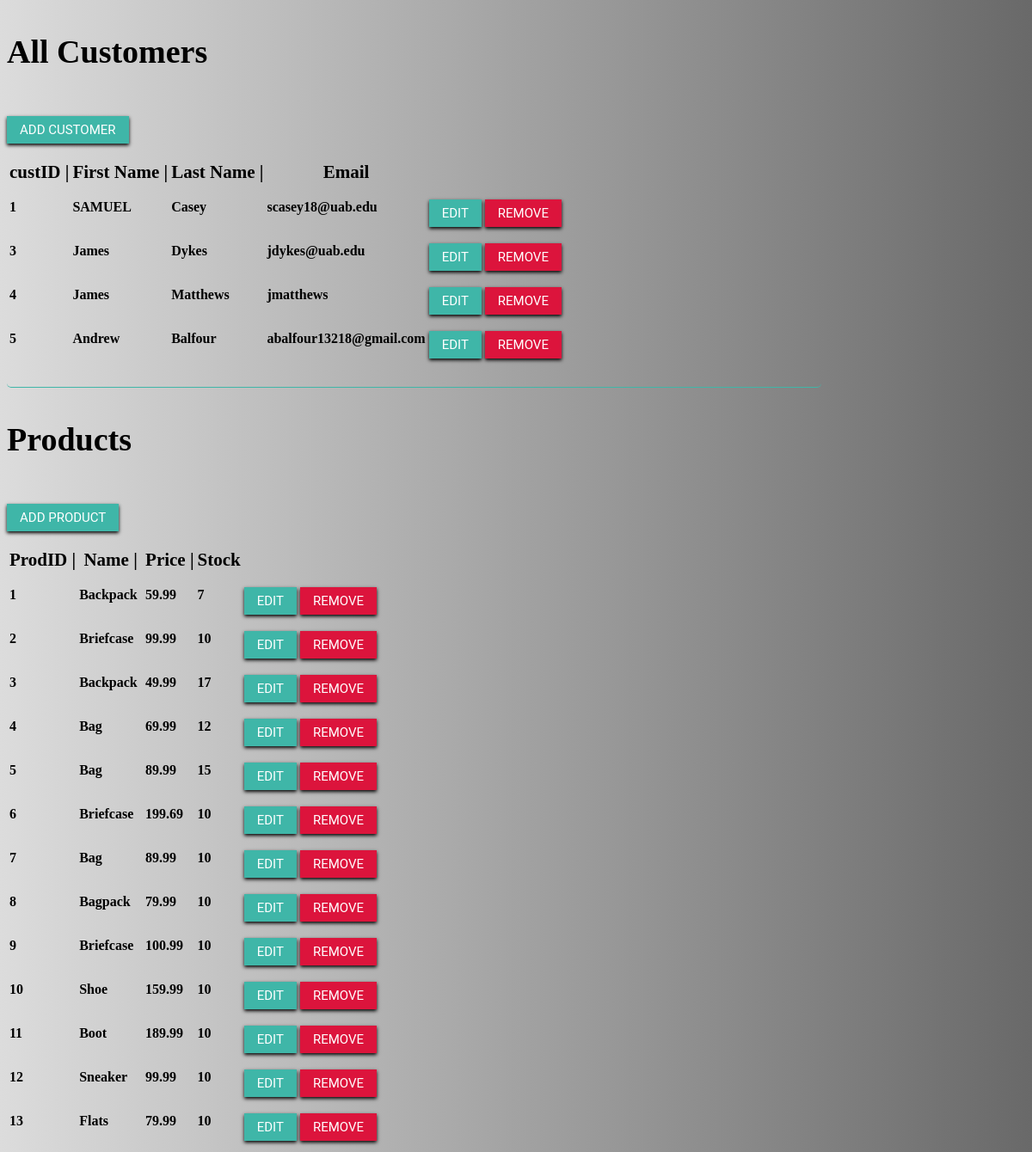
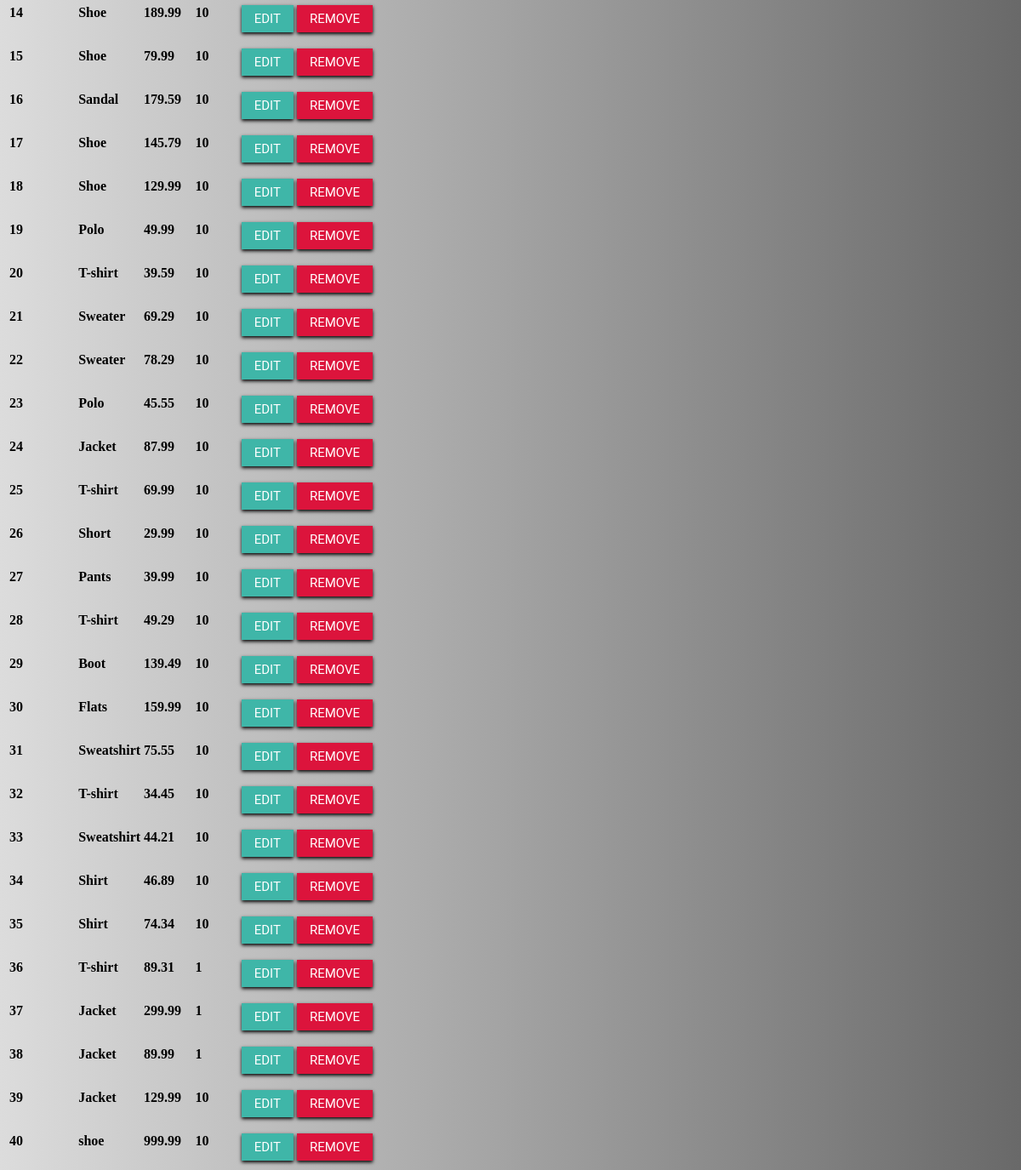
The page /admin (signed in) on the database its author committed (2 pictures, top to bottom).
### tables.py (models this page shows, shortened)
class User(UserMixin, db.Model):
    __tablename__ = 'Customers'
    custID = db.Column(db.Integer, primary_key=True)
    fName = db.Column(db.Text)
    lName = db.Column(db.Text)
    emailAdr = db.Column(db.Text, unique=True)
    password = db.Column(db.Text)
    defAdr = db.Column(db.Integer)
    admin = db.Column(db.Integer)

class Product(db.Model):
	prodID = db.Column(db.Integer, primary_key=True)
	name = db.Column(db.Text)
	price = db.Column(db.Numeric(scale=2))
	curinv = db.Column(db.Integer)
	rating = db.Column(db.Float)
	desc = db.Column(db.Text)

### server.py (the view, shortened to what this page needs)
@app.route('/admin', methods=['GET', 'POST'])
def admin():
	if current_user.is_authenticated:
		if current_user.admin == 1:
			return render_template("admin.html", customer=User.query.all(), products=Product.query.all())
		else:
			return "Account does not have access"
	return redirect(url_for('login'))

### server.py (called while the page is built)
@login.user_loader
def load_user(user_id):
	return User.query.get(user_id)

### templates/admin.html (shortened to what this page needs)
<!DOCTYPE html>
<html lang="en">
<head>
</head>
<body>
   <h3 class = "titlehead text-center">All Customers</h3>
   <b><div id="custForm">
      <button id="AddCustButton" class = "btn" onclick="showCustForm()">Add Customer</button>
     <br>
     <br>
   </div>
   <table>
      <thead>
         <tr class = "tablehead">
            <th>custID |</th>
            <th>First Name |</th>
			<th>Last Name |</th>
            <th>Email</th>
         </tr>
      </thead>
      <tbody>
         {% for cust in customer %}
         <tr>
		 <form action='{{ request.path }}' method='post'>
            <b><td id="id{{ cust.custID }}">{{ cust.custID }}</td>
            <td id="fName{{ cust.custID }}">{{ cust.fName }}</td>
			<td id="lName{{ cust.custID }}">{{ cust.lName }}</td>
            <td id="emailAdr{{ cust.custID }}">{{ cust.emailAdr }}</td>
			<td>
				<button class = "btn" id="eCust{{ cust.custID }}" type="button" onclick="editCust({{cust.custID}})">Edit</button>
			</td>
            <td>
				<input class = "btncan" id="rCust{{ cust.custID }}" type='submit' name="Customer" value='Remove'>
			</td>
			</form>
         </tr>
         {% endfor %}
      </tbody>
   </table>
   <p></p>
   <h3 class = "titlehead">Products</h3>
   <div id="prodForm">
      <button class = "btn" id="AddProdButton" onclick="showProdForm()">Add Product</button>
      <br>
      <br>
   </div>
   <table>
      <thead>
         <tr class = "tablehead">
            <th >ProdID |</th>
            <th>Name |</th>
            <th>Price |</th>
            <th>Stock</th>
         </tr>
      </thead>
      <tbody>
         {% for prod in products %}
		 <form action='{{ request.path }}' method='post'>
         <tr>
            <td id="Pid{{ prod.prodID }}">{{ prod.prodID }}</td>
            <td id="name{{ prod.prodID }}">{{ prod.name }}</td>
            <td id="price{{ prod.prodID }}">{{ prod.price }}</td>
            <td id="curinv{{ prod.prodID }}">{{ prod.curinv }}</td>
			<td>
				<button class = "btn" id="eProd{{ prod.prodID }}" type="button" onclick="editProd({{ prod.prodID }})">Edit</button>
			</td>
            <td>
				<input class = "btncan" id="rProd{{ prod.prodID }}" type='submit' name="Product" value='Remove'>
			</td>
			</form>
         {% endfor %}
      </tbody>
   </table>
</body>
</html>

### templates/admin.html (style rules this page uses)
body { background: linear-gradient(to right, #DCDCDC, #696969); overflow-x: hidden; }
.input, p { border: 0; border-bottom: 1px solid #3fb6a8; width: 80%; font-family: 'montserrat', sans-serif; font-size: 1em; padding: 7px 0; color: #070707; outline: none; border-radius: 5px; }
.btn { font-family: "roboto", sans-serif; text-transform: uppercase; font-size: 15px; border: 0; color: #fff; background: #3fb6a8; padding: 7px 15px; box-shadow: 0px 2px 4px 0px rgba(0, 0, 0, 2); cursor: pointer; margin-top: 15px; }
.btncan { font-family: "roboto", sans-serif; text-transform: uppercase; font-size: 15px; border: 0; color: white; background: #DC143C; padding: 7px 15px; box-shadow: 0px 2px 4px 0px rgba(0, 0, 0, 2); cursor: pointer; margin-top: 15px; }
.titlehead { color: black; font-size: 38px; }
.tablehead { color: black; font-size: 21px; }

### rows shown on the page
User: custID "1", fName "SAMUEL", lName "Casey", emailAdr "scasey18@uab.edu"
User: custID "3", fName "James", lName "Dykes", emailAdr "jdykes@uab.edu"
User: custID "4", fName "James", lName "Matthews", emailAdr "jmatthews"
User: custID "5", fName "Andrew", lName "Balfour", emailAdr "abalfour13218@gmail.com"
Product: prodID "1", name "Backpack", price "59.99", curinv "7"
Product: prodID "2", name "Briefcase", price "99.99", curinv "10"
Product: prodID "3", name "Backpack", price "49.99", curinv "17"
Product: prodID "4", name "Bag", price "69.99", curinv "12"
Product: prodID "5", name "Bag", price "89.99", curinv "15"
Product: prodID "6", name "Briefcase", price "199.69", curinv "10"
Product: prodID "7", name "Bag", price "89.99", curinv "10"
Product: prodID "8", name "Bagpack", price "79.99", curinv "10"
Product: prodID "9", name "Briefcase", price "100.99", curinv "10"
Product: prodID "10", name "Shoe", price "159.99", curinv "10"
Product: prodID "11", name "Boot", price "189.99", curinv "10"
Product: prodID "12", name "Sneaker", price "99.99", curinv "10"
Product: prodID "13", name "Flats", price "79.99", curinv "10"
Product: prodID "14", name "Shoe", price "189.99", curinv "10"
Product: prodID "15", name "Shoe", price "79.99", curinv "10"
Product: prodID "16", name "Sandal", price "179.59", curinv "10"
Product: prodID "17", name "Shoe", price "145.79", curinv "10"
Product: prodID "18", name "Shoe", price "129.99", curinv "10"
Product: prodID "19", name "Polo", price "49.99", curinv "10"
Product: prodID "20", name "T-shirt", price "39.59", curinv "10"
Product: prodID "21", name "Sweater", price "69.29", curinv "10"
Product: prodID "22", name "Sweater", price "78.29", curinv "10"
Product: prodID "23", name "Polo", price "45.55", curinv "10"
Product: prodID "24", name "Jacket", price "87.99", curinv "10"
Product: prodID "25", name "T-shirt", price "69.99", curinv "10"
Product: prodID "26", name "Short", price "29.99", curinv "10"
Product: prodID "27", name "Pants", price "39.99", curinv "10"
Product: prodID "28", name "T-shirt", price "49.29", curinv "10"
Product: prodID "29", name "Boot", price "139.49", curinv "10"
Product: prodID "30", name "Flats", price "159.99", curinv "10"
Product: prodID "31", name "Sweatshirt", price "75.55", curinv "10"
Product: prodID "32", name "T-shirt", price "34.45", curinv "10"
Product: prodID "33", name "Sweatshirt", price "44.21", curinv "10"
Product: prodID "34", name "Shirt", price "46.89", curinv "10"
Product: prodID "35", name "Shirt", price "74.34", curinv "10"
Product: prodID "36", name "T-shirt", price "89.31", curinv "1"
Product: prodID "37", name "Jacket", price "299.99", curinv "1"
Product: prodID "38", name "Jacket", price "89.99", curinv "1"
Product: prodID "39", name "Jacket", price "129.99", curinv "10"
Product: prodID "40", name "shoe", price "999.99", curinv "10"
